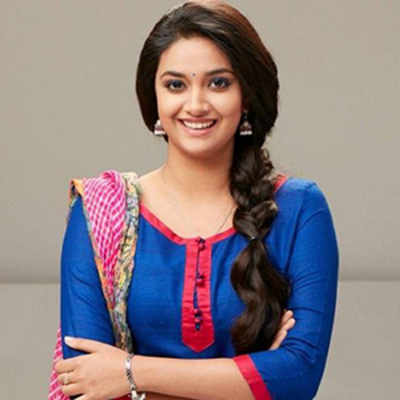
#> input picture Image_Classifier/ImageClassifier/model/test_images/keerthi2.jpg, 400 x 400 px
$ jupyter execute --allow-errors image_classifier.ipynb   (shell and % lines are left out)
#> lines starting #> are read from the running program, lines starting #| are printed output that depends on the picture
[cell 1]
import numpy as np
import cv2
import matplotlib
from matplotlib import pyplot as plt

[cell 2]
img = cv2.imread('./test_images/keerthi2.jpg')
#> img is the input picture: shape (400, 400, 3); mean B, G, R 132.3, 128.7, 141.6
img.shape
#> Out = (400, 400, 3)

[cell 3]
img_rgb = cv2.cvtColor(img, cv2.COLOR_BGR2RGB)
plt.imshow(img_rgb)
plt.axis('off')  # Hide axes
plt.show()

[cell 4]
gray = cv2.cvtColor(img, cv2.COLOR_BGR2GRAY)
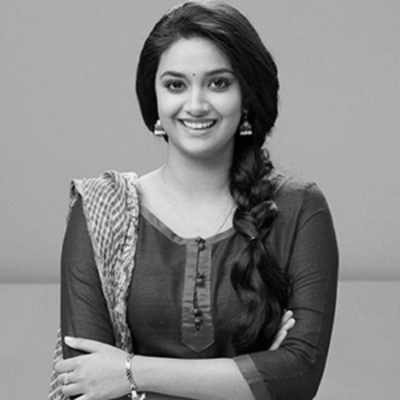
#> gray: shape (400, 400); min 0, max 255, mean 132.9
gray.shape
#> Out = (400, 400)

[cell 5]
plt.imshow(gray, cmap='gray')
# plt.show()

[cell 6]
face_cascade = cv2.CascadeClassifier('./opencv/haarcascades/haarcascade_frontalface_default.xml')
eye_cascade = cv2.CascadeClassifier('./opencv/haarcascades/haarcascade_eye.xml')

faces = face_cascade.detectMultiScale(gray, 1.3, 5)
#> faces = [[141, 43, 110, 110]]
faces
#> Out = [[141, 43, 110, 110]]

[cell 7]
(x,y,w,h) = faces[0]
#> x = 141; y = 43; w = 110; h = 110
x,y,w,h
#> Out = (141, 43, 110, 110)

[cell 8]
face_img = cv2.rectangle(img,(x,y),(x+w,y+h),(255,0,0),2)
plt.imshow(face_img)
plt.show()

[cell 9]
cv2.destroyAllWindows()
for (x,y,w,h) in faces:
    face_img = cv2.rectangle(img,(x,y),(x+w,y+h),(255,0,0),2)
    roi_gray = gray[y:y+h, x:x+w]
    roi_color = face_img[y:y+h, x:x+w]
    eyes = eye_cascade.detectMultiScale(roi_gray)
    for (ex,ey,ew,eh) in eyes:
        cv2.rectangle(roi_color,(ex,ey),(ex+ew,ey+eh),(0,255,0),2)
#> this loop made 1 pass
#> (x, y, w, h, eyes) on pass 1: (141, 43, 110, 110, [[61, 27, 26, 26], [20, 28, 27, 27]])
#> pass 1, `roi_gray = gray[y:y+h, x:x+w]`:
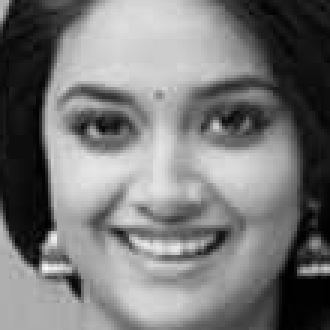
#> roi_gray: shape (110, 110) (shown 3 times larger); min 0, max 251, mean 120.1
#> after the loop:
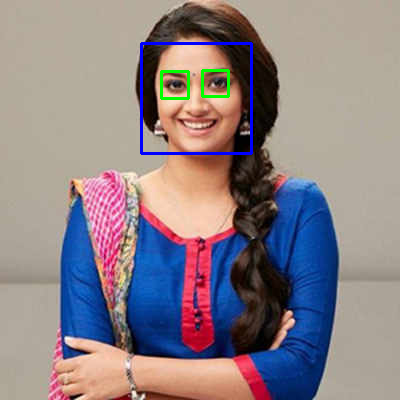
#> img: shape (400, 400, 3); mean B, G, R 133.4, 128.6, 140
#> after the loop:
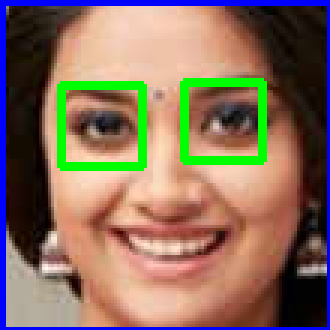
#> roi_color: shape (110, 110, 3) (shown 3 times larger); mean B, G, R 94.6, 111.3, 135.1


plt.figure()
plt.imshow(face_img, cmap='gray')
plt.show()

[cell 10]
plt.imshow(roi_color, cmap='gray')
plt.show()

[cell 11]
def get_cropped_image_if_2_eyes(image_path):
#> called with image_path = './test_images/keerthi2.jpg'
    img = cv2.imread(image_path)
    gray = cv2.cvtColor(img, cv2.COLOR_BGR2GRAY)
    faces = face_cascade.detectMultiScale(gray, 1.3, 5)
#> faces = [[141, 43, 110, 110]]
    for (x,y,w,h) in faces:
        roi_gray = gray[y:y+h, x:x+w]
        roi_color = img[y:y+h, x:x+w]
        eyes = eye_cascade.detectMultiScale(roi_gray)
        if len(eyes) >= 2:
            return roi_color
#> this loop made 1 pass
#> pass 1, in get_cropped_image_if_2_eyes, `roi_color = img[y:y+h, x:x+w]`:
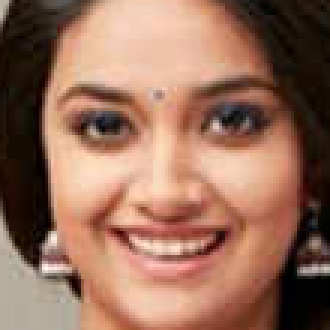
#> roi_color: shape (110, 110, 3) (shown 3 times larger); mean B, G, R 90.9, 110.1, 150.8

[cell 12]
original_image = cv2.imread('./test_images/keerthi2.jpg')
plt.imshow(original_image)
plt.show()

[cell 13]
cropped_image = get_cropped_image_if_2_eyes('./test_images/keerthi2.jpg')
plt.imshow(cropped_image)
plt.show()

[cell 14]
org_image_obstructed = cv2.imread('./test_images/rohit.webp')
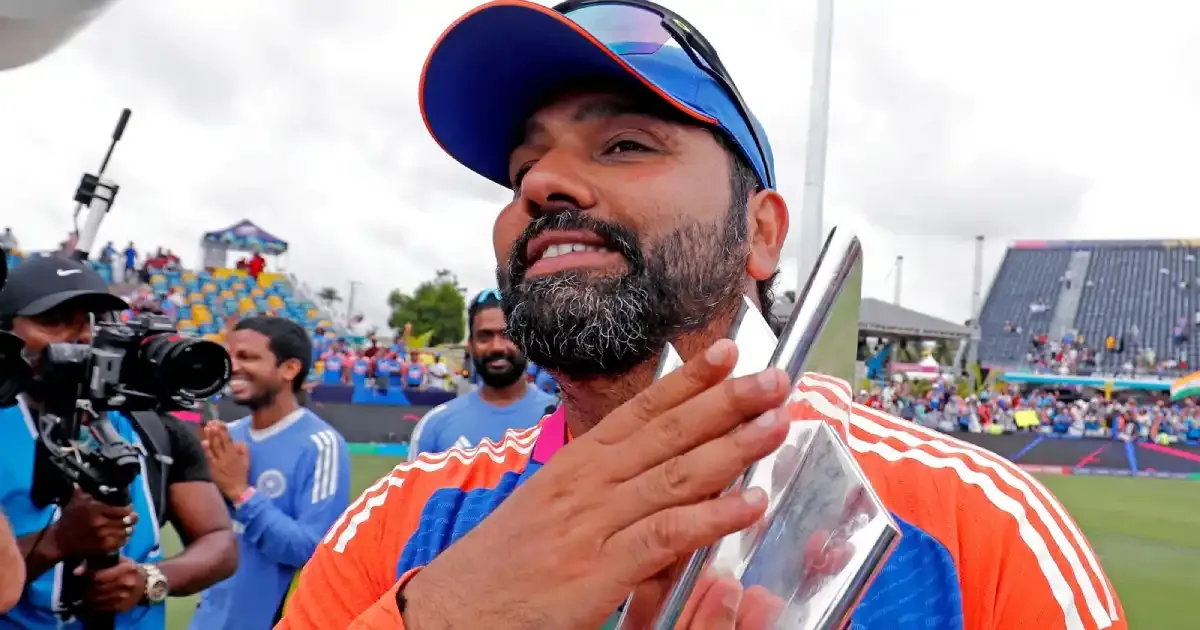
#> input picture Image_Classifier/ImageClassifier/model/test_images/rohit.webp, 1200 x 630 px
#> org_image_obstructed is the input picture: shape (630, 1200, 3); mean B, G, R 152.9, 147.7, 164.3
plt.imshow(org_image_obstructed)
plt.show()

[cell 15]
cropped_image_no_2_eyes = get_cropped_image_if_2_eyes('./test_images/rohit.webp')
#> call 2 of get_cropped_image_if_2_eyes, with image_path = './test_images/rohit.webp'
#> in get_cropped_image_if_2_eyes (call 2), `gray = cv2.cvtColor(img, cv2.COLOR_BGR2GRAY)`:
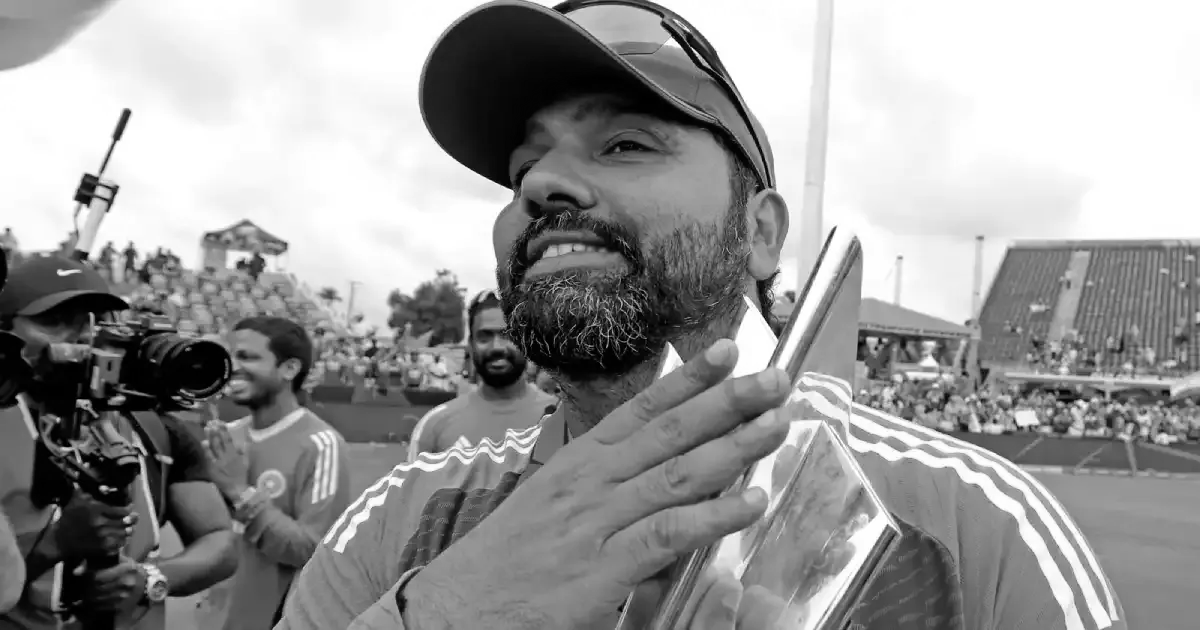
#> gray: shape (630, 1200); min 0, max 255, mean 153.3
#> in get_cropped_image_if_2_eyes (call 2), `faces = face_cascade.detectMultiScale(gray, 1.3, 5)`: faces = [[465, 313, 62, 62]]
#> the loop in get_cropped_image_if_2_eyes (call 2), `for (x,y,w,h) in faces:` made 1 pass
#> pass 1, in get_cropped_image_if_2_eyes (call 2), `roi_color = img[y:y+h, x:x+w]`:
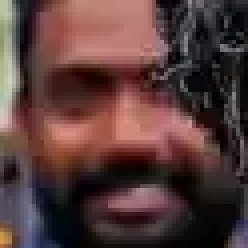
#> roi_color: shape (62, 62, 3) (shown 4 times larger); mean B, G, R 58.7, 60, 86.9

[cell 16]
path_to_data = "./dataset/"
path_to_cr_data = "./dataset/cropped/"

[cell 17]
import os
img_dirs = []
for entry in os.scandir(path_to_data):
    if entry.is_dir():
        img_dirs.append(entry.path)

[cell 18]
img_dirs

[cell 19]
import shutil
if os.path.exists(path_to_cr_data):
     shutil.rmtree(path_to_cr_data)
os.mkdir(path_to_cr_data)

[cell 20]
cropped_image_dirs = []
celebrity_file_names_dict = {}
#> (the rest of this cell did not finish here and is left out)

        if roi_color is not None:
            cropped_folder = path_to_cr_data + celebrity_name
            if not os.path.exists(cropped_folder):
                os.makedirs(cropped_folder)
                cropped_image_dirs.append(cropped_folder)
                print("Generating cropped images in folder: ",cropped_folder)
            cropped_file_name = celebrity_name + str(count) + ".png"
            cropped_file_path = cropped_folder + "/" + cropped_file_name
            cv2.imwrite(cropped_file_path, roi_color)
            celebrity_file_names_dict[celebrity_name].append(cropped_file_path)
            count += 1

[cell 21]
import numpy as np
import pywt
import cv2

def w2d(img, mode='haar', level=1):
#> called with mode = 'db1', level = 5
    imArray = img
    imArray = cv2.cvtColor( imArray,cv2.COLOR_RGB2GRAY )
    imArray =  np.float32(imArray)
    imArray /= 255;
    coeffs=pywt.wavedec2(imArray, mode, level=level)
#> coeffs = 6 items

    coeffs_H=list(coeffs)
#> coeffs_H = 6 items
    coeffs_H[0] *= 0;
    imArray_H=pywt.waverec2(coeffs_H, mode);
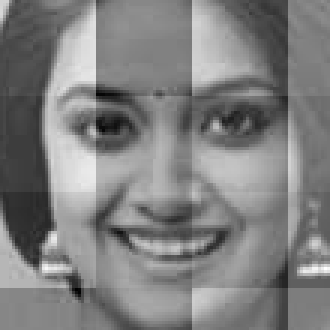
#> imArray_H: shape (110, 110) float32 (shown 3 times larger); min -0.604, max 0.601, mean 0.00139; drawn with min black and max white
    imArray_H *= 255;
    imArray_H =  np.uint8(imArray_H)
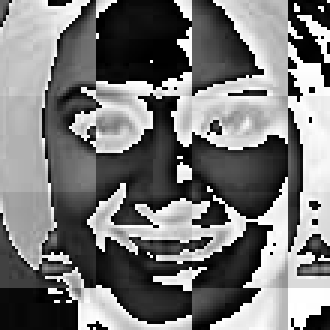
#> imArray_H: shape (110, 110) (shown 3 times larger); min 0, max 255, mean 119.4

    return imArray_H

[cell 22]
im_har = w2d(cropped_image,'db1',5)
plt.imshow(im_har, cmap='gray')

[cell 23]
celebrity_file_names_dict = {}
for img_dir in cropped_image_dirs:
    celebrity_name = img_dir.split('/')[-1]
    file_list = []
    for entry in os.scandir(img_dir):
        file_list.append(entry.path)
    celebrity_file_names_dict[celebrity_name] = file_list
celebrity_file_names_dict

[cell 24]
class_dict = {}
count = 0
for celebrity_name in celebrity_file_names_dict.keys():
    class_dict[celebrity_name] = count
    count = count + 1
class_dict
